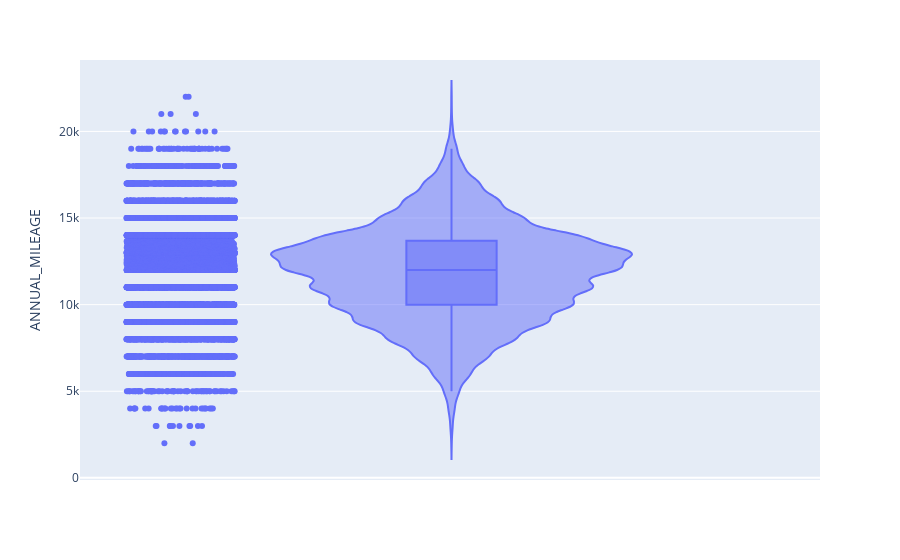

The cell this chart's notebook holds for it:
### Code cell
#possible outliers for the column annual mileage:
import plotly.express as px
figure = px.violin(data_imputed, y="ANNUAL_MILEAGE", box=True, points="all")
figure.show()

### Figure 1 — Plotly figure (JSON) as saved in the notebook; plotly's stock layout.template omitted (floating-point values rounded to 4 significant figures; data arrays with more than 128 entries replaced by an {"elided": "..."} marker saying what was removed)
{"data": [{"alignmentgroup": "True", "box": {"visible": true}, "hovertemplate": "ANNUAL_MILEAGE=%{y}<extra></extra>", "legendgroup": "", "marker": {"color": "#636efa"}, "name": "", "offsetgroup": "", "orientation": "v", "points": "all", "scalegroup": "True", "showlegend": false, "type": "violin", "x0": " ", "xaxis": "x", "y": {"elided": "10000 float values"}, "y0": " ", "yaxis": "y"}], "layout": {"legend": {"tracegroupgap": 0}, "margin": {"t": 60}, "violinmode": "group", "xaxis": {"anchor": "y", "domain": [0, 1]}, "yaxis": {"anchor": "x", "domain": [0, 1], "title": {"text": "ANNUAL_MILEAGE"}}}}
